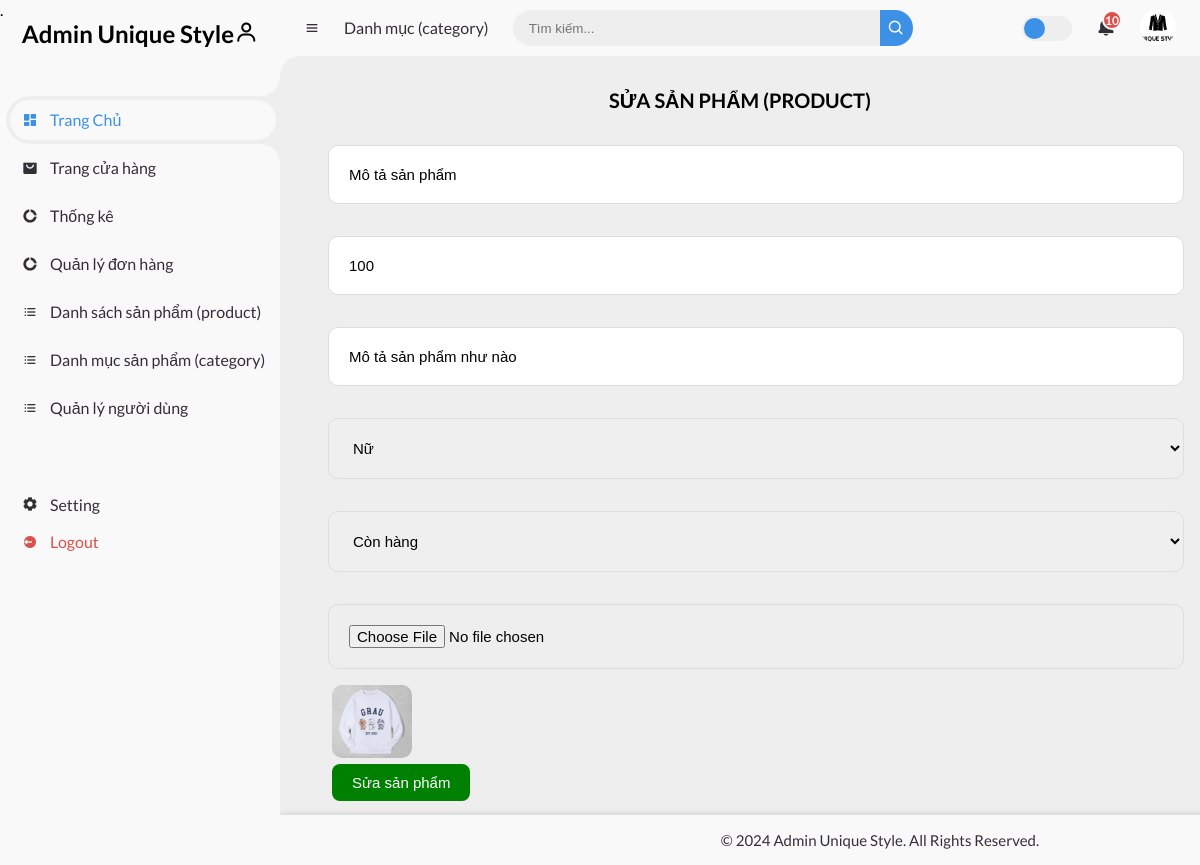
Page /admin-page/index.php?act=edit-product&id=1 (signed in) on the committed database.
### tables this page shows
CREATE TABLE `products` (
  `id` int NOT NULL,
  `ProductName` varchar(100) NOT NULL,
  `Description` text NOT NULL,
  `Price` int NOT NULL,
  `CategoryID` int NOT NULL,
  `status` int NOT NULL,
  `image` text NOT NULL
);

CREATE TABLE `categories` (
  `CategoryID` int NOT NULL,
  `categoryName` varchar(100) NOT NULL
);

CREATE TABLE `status` (
  `statusID` int NOT NULL,
  `statusName` varchar(100) NOT NULL
);

### controllers/product/ProductController.php (called while the page is built, shortened)
<?php
class ProductController
{
    public $modelProduct;
    public function __construct()
    {
        $this->modelProduct = new Product();
    }
    public function edit()
    {
        $id = $_GET['id'];
        $productDetail = $this->modelProduct->getDetail($id);
        $statusList  = $this->modelProduct->getStatusList();
        $statusCategory  = $this->modelProduct->getCategoryList();
        require_once '../admin-page/views/header.php';
        require_once '../admin-page/views/product/productedit.php';
        require_once '../admin-page/views/footer.php';
    }
}

### admin-page/index.php (called while the page is built, shortened)
<?php
require_once '../common/function.php';
$router = new Router();
require_once '../controllers/product/ProductController.php';
require_once '../models/product/product.php';
$act = $_GET['act'] ?? '/';
$router->add('/', 'AdminController', 'index');
require_once '../routes/product/product.php';
$router->dispatch($act);

### common/function.php (called while the page is built)
<?php
function connectDB()
{
    $host   = DB_HOST;
    $dbname = DB_NAME;
    try {
        $conn = new PDO(
            "mysql:host=$host; dbname=$dbname",
            DB_USERNAME,
            DB_PASSWORD
        );
        $conn->setAttribute(PDO::ATTR_ERRMODE, PDO::ERRMODE_EXCEPTION);
        $conn->setAttribute(PDO::ATTR_DEFAULT_FETCH_MODE, PDO::FETCH_ASSOC);
        return $conn;
    } catch (\PDOException $e) {
        echo 'lỗi kết nối cơ sở dữ liệu' . $e->getMessage();
    }
}
?>

### models/product/product.php (called while the page is built, shortened)
<?php
class Product
{
    public $conn;
    public function __construct()
    {
        $this->conn = connectDB();
    }
    public function getDetail($id)
    {
        try {
            $sql = "SELECT u.*, r.statusName,
                    c.CategoryName
            FROM products u
            LEFT JOIN status r ON u.status = r.statusID
            LEFT JOIN categories c ON u.CategoryID = c.CategoryID
            WHERE u.id = :id";
            $stmt = $this->conn->prepare($sql);
            $stmt->bindParam(':id', $id, PDO::PARAM_INT);
            $stmt->execute();
            return $stmt->fetch();
        } catch (PDOException $e) {
            echo 'Lỗi: ' . $e->getMessage();
            return false;
        }
    }
    public function getStatusList()
    {
        try {
            $sql = "SELECT * FROM status";
            $stmt = $this->conn->prepare($sql);
            $stmt->execute();
            return $stmt->fetchAll(PDO::FETCH_ASSOC);
        } catch (PDOException $e) {
            echo 'Lỗi: ' . $e->getMessage();
            return false;
        }
    }
    public function getCategoryList()
    {
        try {
            $sql = "SELECT * FROM categories";
            $stmt = $this->conn->prepare($sql);
            $stmt->execute();
            return $stmt->fetchAll(PDO::FETCH_ASSOC);
        } catch (PDOException $e) {
            echo 'Lỗi: ' . $e->getMessage();
            return false;
        }
    }
}

### admin-page/views/product/productedit.php (the view, shortened to what this page needs)
<div class="admin-product-form-container">
    <form action="?act=update-product" method="post" enctype="multipart/form-data">
        <h3>Sửa sản phẩm (product)</h3>
        <input type="text" placeholder="Nhập tên của sản phẩm....." name="ProductName" value="<?= $productDetail['ProductName'] ?>" class="box" />
        <input type="number" placeholder="Nhập giá thành sản phẩm....." name="Price" value="<?= $productDetail['Price'] ?>" class="box" />
        <input type="text" placeholder="Mô tả chi tiết về sản phẩm....." name="Description" value="<?= $productDetail['Description'] ?>" class="box" />
        <select name="CategoryID" class="box">
            <?php foreach ($statusCategory as $category): ?>
                <option value="<?= $category['CategoryID'] ?>" <?= $productDetail['CategoryID'] == $category['CategoryID'] ? 'selected' : '' ?>>
                    <?= $category['categoryName'] ?>
                </option>
            <?php endforeach; ?>
        </select>
        <select name="status" class="box">
            <?php foreach ($statusList as $status): ?>
                <option value="<?= $status['statusID'] ?>" <?= $productDetail['status'] == $status['statusID'] ? 'selected' : '' ?>>
                    <?= $status['statusName'] ?>
                </option>
            <?php endforeach; ?>
        </select>
        <input type="file" name="image" class="box" /><br>
        <td>
            <img src="<?= $productDetail['image']; ?>" alt="Hình ảnh" width="80px" style="margin-left:20px;border-radius: 10px;">
        </td><br>
        <button type="submit" class="edit" style="margin-left:20px">Sửa sản phẩm</button>
    </form>
</div>

### admin-page/public/styles.css (style rules this page uses)
* { margin: 0; padding: 0; box-sizing: border-box; }
:root { --poppins: "Poppins", sans-serif; --lato: "Lato", sans-serif; --light: #f9f9f9; --blue: #3c91e6; --light-blue: #cfe8ff; --grey: #eee; --dark-grey: #aaaaaa; --dark: #342e37; --red: #db504a; --yellow: #ffce26; --light-yellow: #fff2c6; --orange: #fd7238; --light-orange: #ffe0d3; }
html { overflow-x: hidden; }
body { background: var(--grey); overflow-x: hidden; }
button.edit { color: white; background-color: green; border: none; border-radius: 8px; font-size: 15px; padding: 10px 20px; cursor: pointer; transition: all 0.3s ease; margin-top: 2px; margin-bottom: 2px; }
.admin-product-form-container form { margin: 0 auto; padding: 2rem; }
.admin-product-form-container form h3 { text-transform: uppercase; color: black; margin-bottom:1rem ; text-align: center; font-size: 20px; font-family: var(--lato); }
.admin-product-form-container form .box { width: 100%; border-radius: 10px; padding: 20px ; font-size: 15px; margin: 1rem; border: 1px solid #ddd; }

### rows in the picture
products: ProductName "Mô tả sản phẩm", Price "100", Description "Mô tả sản phẩm như nào", CategoryID "Nữ", status "Còn hàng", image (picture)
